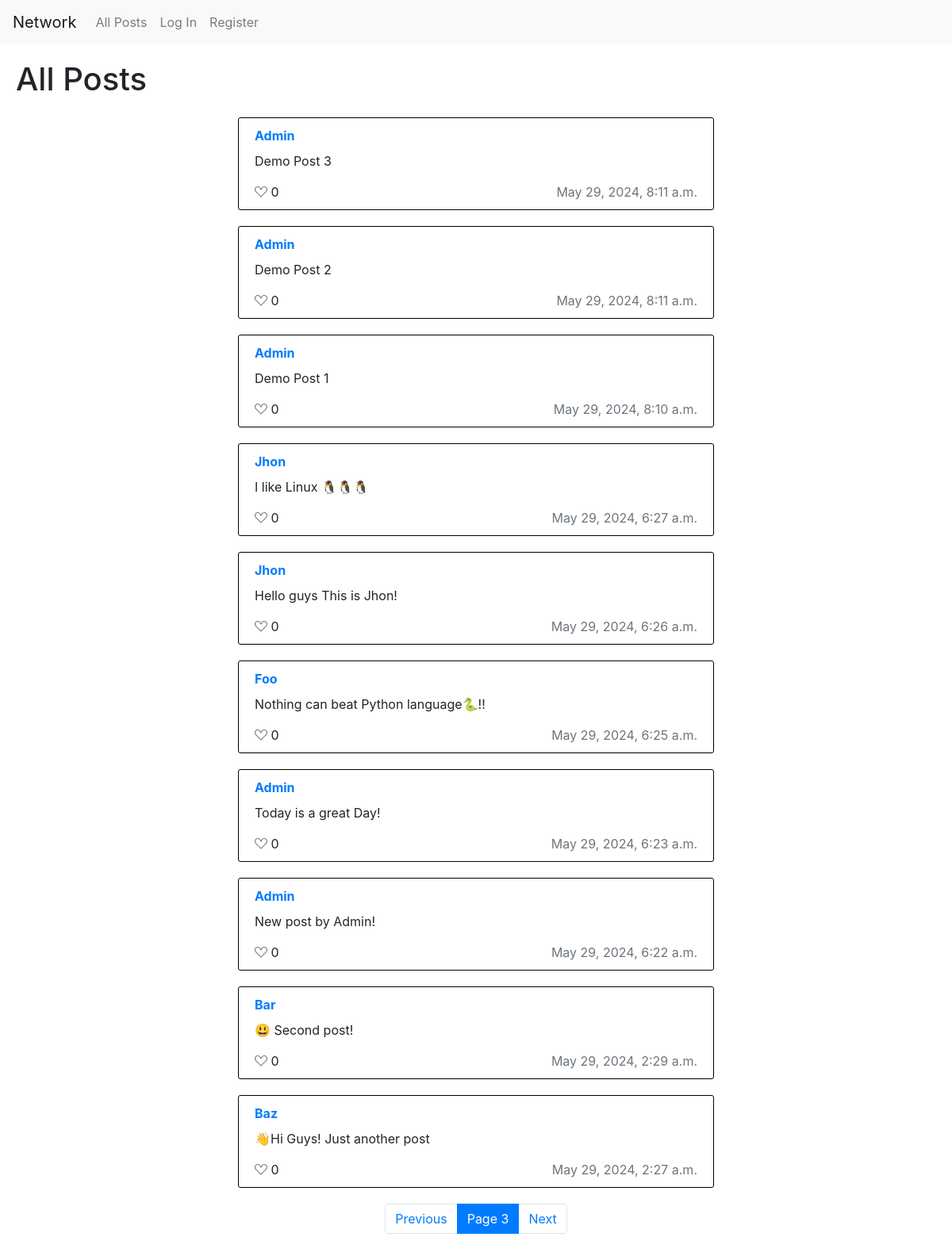
/?page=3, run on the app's committed database.
### network/models.py (models this page shows, shortened)
class Post(models.Model):
    poster = models.ForeignKey(User, on_delete=models.CASCADE, related_name="posts")
    content = models.TextField()
    date_created = models.DateTimeField(auto_now_add=True)
    liked_users = models.ManyToManyField(User, related_name="liked_posts", blank=True)

class User(AbstractUser):
    following = models.ManyToManyField("self", related_name="followers", symmetrical=False, blank=True)
    pass

### network/views.py (the view)
# urls.py: path("", views.index, name="index"),
def index(request):
    all_posts = Post.objects.all().order_by("-date_created")
    posts =  Paginator(all_posts, per_page=10)
    page = request.GET.get("page") or 1
    return render(request, "network/index.html", {
        "posts":posts.get_page(page),
    })

### network/templates/network/index.html (shortened to what this page needs)
{% extends "network/layout.html" %}
{% load static %}
{% block body %}
    <h1 class="mb-4"> All Posts </h1>
    <div id="all-posts">
        {% for post in posts %}
            <div class="post" data-post_id={{post.id}}>
                <div class="content-above-div" >
                    <a class="font-weight-bolder text-capitalize" href="{% url 'user_profile' post.poster.username %}"> {{ post.poster }} </a>
                </div>
                <div class="content"> {{ post.content }} </div>
                <div class="content-below-div">
                    <div class="likes">
                        {% if user.is_authenticated %}
                            {% if request.user in post.liked_users.all %}
                                <i class="bi bi-suit-heart-fill" data-like_url="{% url 'like_post' post.id %}"></i>
                            {% else %}
                                <i class="bi bi-suit-heart" data-like_url="{% url 'like_post' post.id %}"></i>
                            {% endif %}
                        {% else %}
                            <i class="bi bi-suit-heart text-muted"></i>
                        {% endif %}
                            <span class="likes-count"> {{ post.liked_users.count }} </span>
                    </div>
                    <div class="text-muted"> {{post.date_created}}</div>
                </div>
            </div>
        {% endfor %}
    </div>
    <nav aria-label="Page navigation example">
        <ul class="pagination justify-content-center">
            {% if posts.has_previous %}
                <li class="page-item"><a class="page-link" href="?page={{posts.previous_page_number}}">Previous</a></li>
            {% else %}
                <li class="page-item disabled"><a class="page-link">Previous</a></li>
            {% endif %}
            <li class="page-item active"><a class="page-link"> Page {{ posts.number }} </a></li>
            {% if posts.has_next %}
                <li class="page-item"><a class="page-link" href="?page={{posts.next_page_number}}">Next</a></li>
            {% else %}
                <li class="page-item disabled"><a class="page-link">Next</a></li>
            {% endif %}
        </ul>
    </nav>
{% endblock %}

### network/static/network/styles.css (style rules this page uses)
.post { margin: 20px auto; padding: 10px 20px; border: 1px solid black; border-radius: 3px; max-width: 600px; }
.content-above-div { padding-bottom: 8px; display: flex; flex-direction: row; justify-content: space-between; }
.content-below-div { padding-top: 15px; display: flex; flex-direction: row; justify-content: space-between; }
i { color: red; }

### data on the page
Post: poster "Admin", content "Demo Post 3", liked_users.count "0", date_created "May 29, 2024, 8:11 a.m."
Post: poster "Admin", content "Demo Post 2", liked_users.count "0", date_created "May 29, 2024, 8:11 a.m."
Post: poster "Admin", content "Demo Post 1", liked_users.count "0", date_created "May 29, 2024, 8:10 a.m."
Post: poster "Jhon", content "I like Linux 🐧🐧🐧", liked_users.count "0", date_created "May 29, 2024, 6:27 a.m."
Post: poster "Jhon", content "Hello guys This is Jhon!", liked_users.count "0", date_created "May 29, 2024, 6:26 a.m."
Post: poster "Foo", content "Nothing can beat Python language🐍!!", liked_users.count "0", date_created "May 29, 2024, 6:25 a.m."
Post: poster "Admin", content "Today is a great Day!", liked_users.count "0", date_created "May 29, 2024, 6:23 a.m."
Post: poster "Admin", content "New post by Admin!", liked_users.count "0", date_created "May 29, 2024, 6:22 a.m."
Post: poster "Bar", content "😃 Second post!", liked_users.count "0", date_created "May 29, 2024, 2:29 a.m."
Post: poster "Baz", content "👋Hi Guys! Just another post", liked_users.count "0", date_created "May 29, 2024, 2:27 a.m."

### other printed values
{{ posts.number }} "3"
